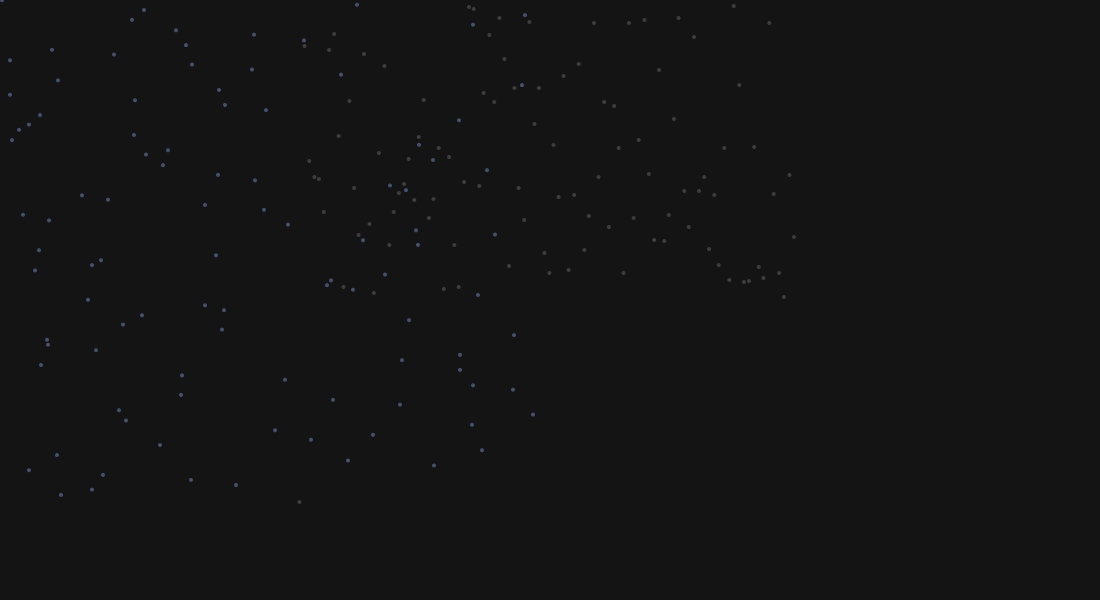
Frame 1 (no input)
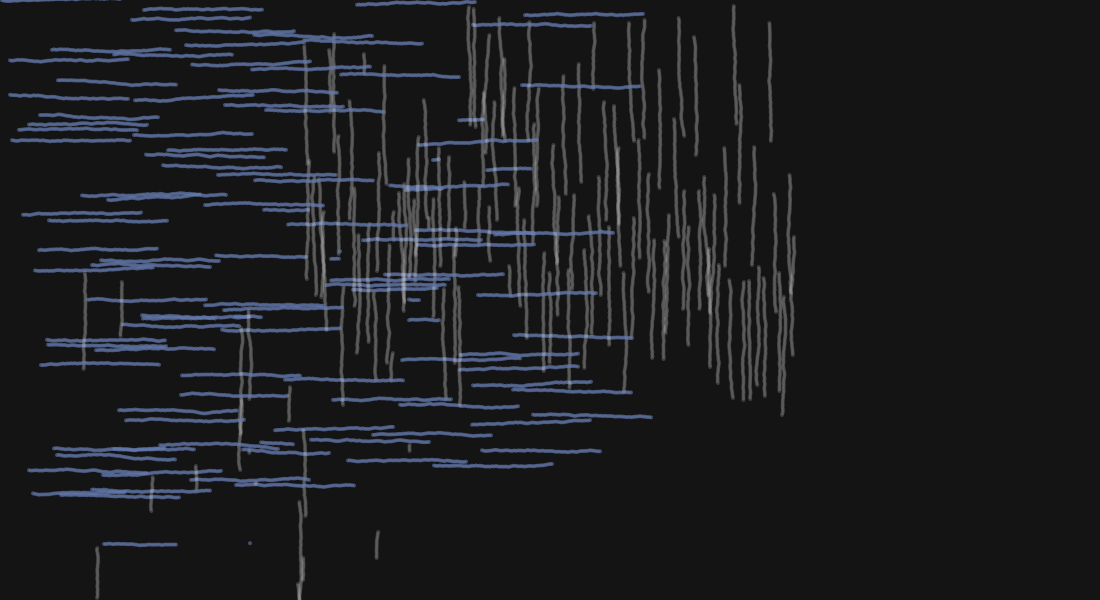
Frame 60 (the mouse pressed at the canvas centre just before this capture)
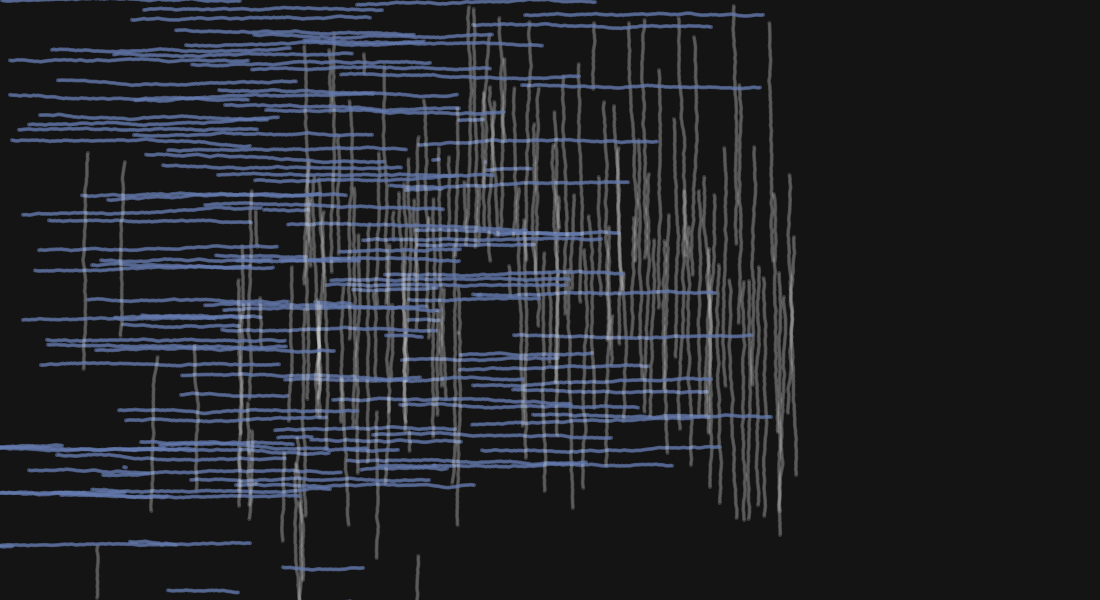
Frame 120 (the mouse held since frame 60 and released just before this capture)

The Processing sketch that drew these frames (run headless with seeded random() and noise(); from frame 60 on, the mouse is pressed at the canvas centre):

// Processing sketch: processing_113689
// ── processing_113689.pde

class DriftC {

  float x;
  float y;
  float size;
  color c;
  float spdx=2;
  float spdy=2;
  boolean direction;

  DriftC(float _x, float _y, float _size, color _c) {
    x = _x;
    y = _y;
    c = _c;
    size = 4;//random((_size-0.05), (_size+0.05));
    direction = true;

    // random scale
  }

  void drawCloud() {

    driftingX();
    driftingY();
    render();
  }

  void move(boolean direction) {
    if (direction) {
      driftingX();
    }
    else driftingY();
  }


  // cloud drifting
  void driftingX() {
    x += spdx;  // moves right
    y += random(-0.5, 0.5); // moves up and down

    if (x > width || x < 0) {
      spdx = -spdx;
    }  
    if (y > height || y < 0) {
      spdy = -spdy;
    }
  }
  void driftingY() {
    y += spdy;  // moves down
    x += random(-0.5, 0.5); // moves left and right

    if (x > width || x < 0 ) {
      spdx = -spdx;
    }  

    if (y > height || y < 0) {
      spdy = -spdy;
    }
  }

  // print cloud
  void render() {
    cloud(x, y, size, c);
  }

  // cloud function
  void cloud(float x, float y, float sz, color c) {
    noStroke();
    fill(c);
    ellipse(x, y, sz, sz);
  }

  void collision(DriftC other) {
    other.direction = !other.direction;
  }

  void collisionY(DriftC other) {
    if (dist(x, y, other.x, other.y) < size) {
      other.x = y;
      other.y = x;
      other.spdy = spdy;
      other.spdx = spdx;
    }
  }
  void collisionX(DriftC other) {
    if (dist(x, y, other.x, other.y) < size) {
      other.x = y+10;
      other.y = x+10;
      other.spdy = -spdy;
      other.spdx = -spdx;
    }
  }
}


color R = color(230, 50);
color G = color(100,123,175, 150);
//int n;
int x = 0;
int y = 0;
int count = 0;

int num = 100;
DriftC[] drifter = new DriftC[num];
DriftC[] drifter2 = new DriftC[num];

boolean driftX = true;
boolean driftY = false;

void setup() {

  size(1100, 600);
  background(20);
  for (int i = 0 ; i < num ; i++) {
    drifter[i] = new DriftC(x, y, 1, G);
    drifter[i].direction = driftX;
    y+=5;
    x = int(random(0, width/2));
  }
  for (int i = 0 ; i < num ; i++) {
    drifter2[i] = new DriftC(x, y, 1, R);
    drifter2[i].direction = driftY;
    x+=5;
    y = int(random(0, height/2));
  }
}


void draw() {
  //background(0);
  for (int i = 0; i<num;i++) {
    drifter[i].move(driftX);
    //drifter[i].driftingY();
    drifter[i].render();
  
    drifter2[i].move(driftY);
    //drifter2[i].driftingX();
    drifter2[i].render();
    for (int j = 0;j<num;j++) {
      drifter[i].collisionX(drifter2[j]);
      drifter2[i].collisionX(drifter[j]);
    }
    //for (int j = 0;j<num;j++) {

      //drifter2[i].collisionX(drifter[i]);
    //}
  }
}
